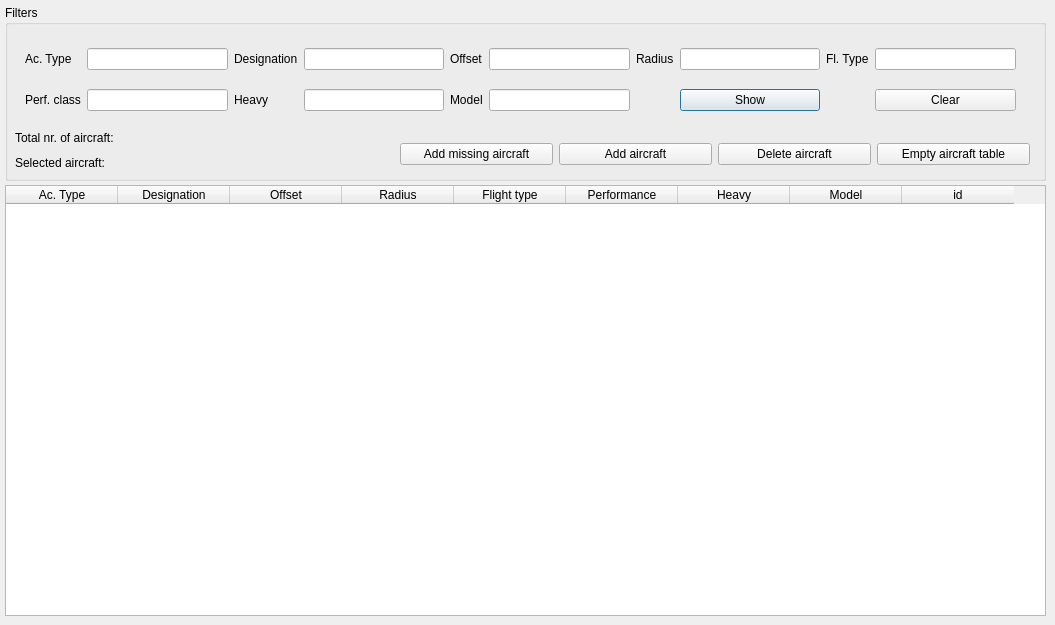
    <widget class="QWidget" name="aircraftTab">
     <attribute name="title">
      <string>Aircraft Types</string>
     </attribute>
     <widget class="QGroupBox" name="groupBox_3">
      <property name="geometry">
       <rect>
        <x>5</x>
        <y>5</y>
        <width>1041</width>
        <height>176</height>
       </rect>
      </property>
      <property name="title">
       <string>Filters</string>
      </property>
      <widget class="QWidget" name="gridLayoutWidget_3">
       <property name="geometry">
        <rect>
         <x>20</x>
         <y>30</y>
         <width>991</width>
         <height>91</height>
        </rect>
       </property>
       <layout class="QGridLayout" name="gridLayout_4">
        <item row="0" column="1">
         <widget class="QLineEdit" name="acTypeEdit_aircraft"/>
        </item>
        <item row="0" column="0">
         <widget class="QLabel" name="label_27">
          <property name="text">
           <string>Ac. Type</string>
          </property>
         </widget>
        </item>
        <item row="0" column="2">
         <widget class="QLabel" name="label_28">
          <property name="text">
           <string>Designation</string>
          </property>
         </widget>
        </item>
        <item row="0" column="3">
         <widget class="QLineEdit" name="designationEdit_aircraft"/>
        </item>
        <item row="0" column="4">
         <widget class="QLabel" name="label_29">
          <property name="text">
           <string>Offset</string>
          </property>
         </widget>
        </item>
        <item row="0" column="5">
         <widget class="QLineEdit" name="offsetEdit_aircraft"/>
        </item>
        <item row="0" column="6">
         <widget class="QLabel" name="label_30">
          <property name="text">
           <string>Radius</string>
          </property>
         </widget>
        </item>
        <item row="0" column="7">
         <widget class="QLineEdit" name="radiusEdit_aircraft"/>
        </item>
        <item row="0" column="8">
         <widget class="QLabel" name="label_31">
          <property name="text">
           <string>Fl. Type</string>
          </property>
         </widget>
        </item>
        <item row="0" column="9">
         <widget class="QLineEdit" name="flTypeEdit_aircraft"/>
        </item>
        <item row="1" column="5">
         <widget class="QLineEdit" name="modelEdit_aircraft"/>
        </item>
        <item row="1" column="4">
         <widget class="QLabel" name="label_32">
          <property name="text">
           <string>Model</string>
          </property>
         </widget>
        </item>
        <item row="1" column="3">
         <widget class="QLineEdit" name="heavyEdit_aircraft"/>
        </item>
        <item row="1" column="2">
         <widget class="QLabel" name="label_33">
          <property name="text">
           <string>Heavy</string>
          </property>
         </widget>
        </item>
        <item row="1" column="0">
         <widget class="QLabel" name="label_34">
          <property name="text">
           <string>Perf. class</string>
          </property>
         </widget>
        </item>
        <item row="1" column="1">
         <widget class="QLineEdit" name="perfClassEdit_aircraft"/>
        </item>
        <item row="1" column="7">
         <widget class="QPushButton" name="showButton_aircraft">
          <property name="text">
           <string>Show</string>
          </property>
          <property name="icon">
           <iconset resource="../resources.qrc">
            <normaloff>:/icons/icons/dialog-ok-apply.png</normaloff>:/icons/icons/dialog-ok-apply.png</iconset>
          </property>
          <property name="autoDefault">
           <bool>false</bool>
          </property>
          <property name="default">
           <bool>true</bool>
          </property>
         </widget>
        </item>
        <item row="1" column="9">
         <widget class="QPushButton" name="clearButton_aircraft">
          <property name="text">
           <string>Clear</string>
          </property>
          <property name="icon">
           <iconset resource="../resources.qrc">
            <normaloff>:/icons/icons/user-busy.png</normaloff>:/icons/icons/user-busy.png</iconset>
          </property>
         </widget>
        </item>
       </layout>
      </widget>
      <widget class="QWidget" name="verticalLayoutWidget_3">
       <property name="geometry">
        <rect>
         <x>395</x>
         <y>126</y>
         <width>630</width>
         <height>46</height>
        </rect>
       </property>
       <layout class="QHBoxLayout" name="horizontalLayout_3">
        <item>
         <widget class="QPushButton" name="addMissingAircraftButton">
          <property name="text">
           <string>Add missing aircraft</string>
          </property>
         </widget>
        </item>
        <item>
         <widget class="QPushButton" name="addAircraftButton">
          <property name="text">
           <string>Add aircraft</string>
          </property>
          <property name="icon">
           <iconset resource="../resources.qrc">
            <normaloff>:/icons/icons/document-edit.png</normaloff>:/icons/icons/document-edit.png</iconset>
          </property>
         </widget>
        </item>
        <item>
         <widget class="QPushButton" name="deleteAircraftButton">
          <property name="text">
           <string>Delete aircraft</string>
          </property>
          <property name="icon">
           <iconset resource="../resources.qrc">
            <normaloff>:/icons/icons/application-exit.png</normaloff>:/icons/icons/application-exit.png</iconset>
          </property>
         </widget>
        </item>
        <item>
         <widget class="QPushButton" name="truncateAircraftButton">
          <property name="text">
           <string>Empty aircraft table</string>
          </property>
          <property name="icon">
           <iconset resource="../resources.qrc">
            <normaloff>:/icons/icons/system-reboot.png</normaloff>:/icons/icons/system-reboot.png</iconset>
          </property>
         </widget>
        </item>
       </layout>
      </widget>
      <widget class="QLabel" name="label_35">
       <property name="geometry">
        <rect>
         <x>10</x>
         <y>125</y>
         <width>116</width>
         <height>16</height>
        </rect>
       </property>
       <property name="text">
        <string>Total nr. of aircraft:</string>
       </property>
      </widget>
      <widget class="QLabel" name="label_36">
       <property name="geometry">
        <rect>
         <x>10</x>
         <y>150</y>
         <width>106</width>
         <height>16</height>
        </rect>
       </property>
       <property name="text">
        <string>Selected aircraft:</string>
       </property>
      </widget>
      <widget class="QLabel" name="labelTotalAircraft">
       <property name="geometry">
        <rect>
         <x>140</x>
         <y>125</y>
         <width>56</width>
         <height>15</height>
        </rect>
       </property>
       <property name="text">
        <string/>
       </property>
      </widget>
      <widget class="QLabel" name="labelSelectedAircraft">
       <property name="geometry">
        <rect>
         <x>140</x>
         <y>150</y>
         <width>66</width>
         <height>16</height>
        </rect>
       </property>
       <property name="text">
        <string/>
       </property>
      </widget>
     </widget>
     <widget class="QTableWidget" name="aircraftTableWidget">
      <property name="geometry">
       <rect>
        <x>5</x>
        <y>185</y>
        <width>1041</width>
        <height>431</height>
       </rect>
      </property>
      <property name="minimumSize">
       <size>
        <width>840</width>
        <height>291</height>
       </size>
      </property>
      <property name="maximumSize">
       <size>
        <width>1200</width>
        <height>436</height>
       </size>
      </property>
      <property name="alternatingRowColors">
       <bool>true</bool>
      </property>
      <property name="selectionBehavior">
       <enum>QAbstractItemView::SelectRows</enum>
      </property>
      <property name="sortingEnabled">
       <bool>true</bool>
      </property>
      <attribute name="horizontalHeaderDefaultSectionSize">
       <number>112</number>
      </attribute>
      <attribute name="verticalHeaderVisible">
       <bool>false</bool>
      </attribute>
      <attribute name="verticalHeaderVisible">
       <bool>false</bool>
      </attribute>
      <attribute name="horizontalHeaderDefaultSectionSize">
       <number>112</number>
      </attribute>
      <column>
       <property name="text">
        <string>Ac. Type</string>
       </property>
      </column>
      <column>
       <property name="text">
        <string>Designation</string>
       </property>
      </column>
      <column>
       <property name="text">
        <string>Offset</string>
       </property>
      </column>
      <column>
       <property name="text">
        <string>Radius</string>
       </property>
      </column>
      <column>
       <property name="text">
        <string>Flight type</string>
       </property>
      </column>
      <column>
       <property name="text">
        <string>Performance</string>
       </property>
      </column>
      <column>
       <property name="text">
        <string>Heavy</string>
       </property>
      </column>
      <column>
       <property name="text">
        <string>Model</string>
       </property>
      </column>
      <column>
       <property name="text">
        <string>id</string>
       </property>
      </column>
     </widget>
    </widget>
